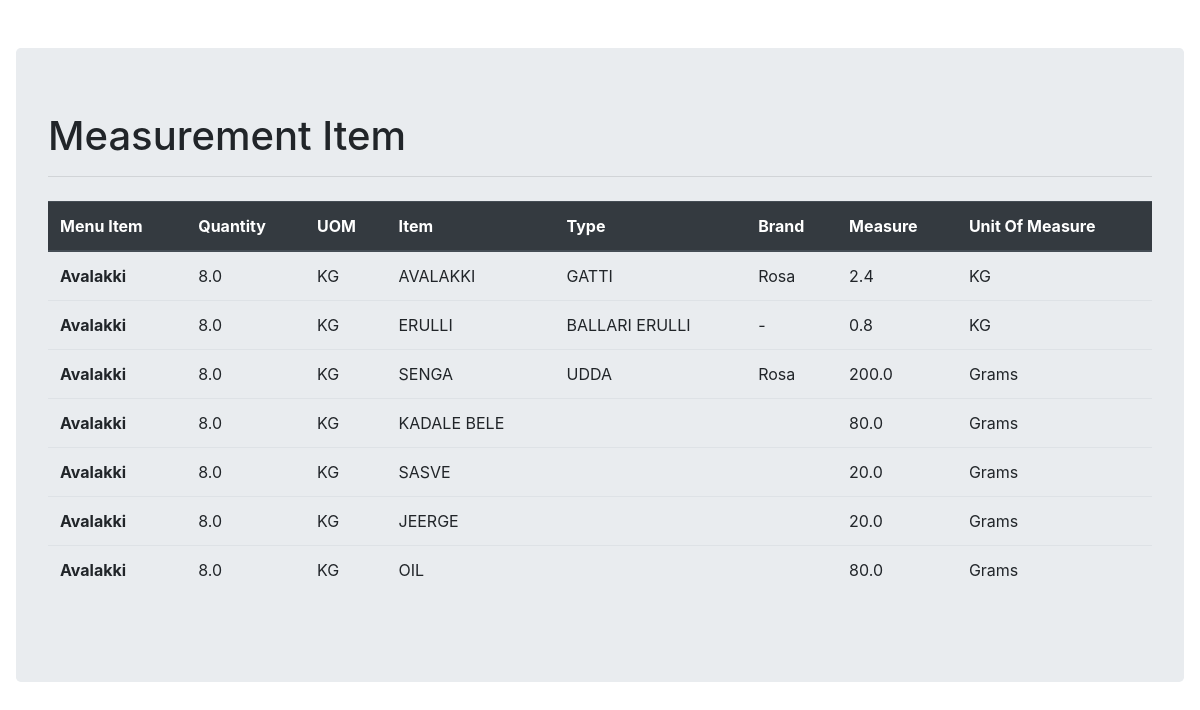
The app's page /MenuSelection/measurement_items/Avalakki with its own data.
### MenuSelection/models.py (models this page shows)
class MenuMaster(models.Model):
    TYPE_CHOICES  =  (('BREAKFAST','BREAKFAST'),('LUNCH','LUNCH'),
                       ('EVENING SNACKS & DINNER','EVENING SNACKS & DINNER'),('SPECIAL ITEMS','SPECIAL ITEMS'))
    item_name   =   models.CharField(max_length = 100,primary_key = True)
    image       =   models.ImageField(blank = True,upload_to = "item")
    type        =   models.CharField(max_length = 30,choices = TYPE_CHOICES)

class MenuSelection(models.Model):
    DAY_CHOICES   =   (('MONDAY','MONDAY'),('TUESDAY','TUESDAY'),('WEDNESDAY','WEDNESDAY'),('THURSDAY','THRUSDAY'),
                     ('FRIDAY','FRIDAY'),('SATURDAY','SATURDAY'),('SUNDAY','SUNDAY'))
    day           =    models.CharField(max_length = 10,choices = DAY_CHOICES)
    item_name     =    models.ForeignKey(MenuMaster,on_delete = models.CASCADE)
    quantity      =    models.FloatField()
    quantiy_of_measurement = models.CharField(max_length = 10)

class ReceipeMaster(models.Model):
    menu_item        =    models.ForeignKey(MenuMaster,on_delete = models.CASCADE)
    base_quantity    =    models.FloatField()
    base_uom         =    models.CharField(max_length = 10)
    item             =    models.CharField(max_length = 30)
    type             =    models.CharField(max_length = 30,blank = True)
    brand            =    models.CharField(max_length = 20,blank = True)
    measure          =    models.FloatField()
    unit_of_measure  =    models.CharField(max_length = 10,)
    factor           =    models.FloatField()

### MenuSelection/views.py (the view)
# urls.py: path('measurement_items/<menu_item>', views.measurement_items),
def measurement_items(request,menu_item):
    menu_item1  = MenuSelection.objects.get(item_name = menu_item)
    menu_item2  = ReceipeMaster.objects.filter(menu_item__exact = menu_item)
    menu_item   = menu_item1.item_name.item_name
    quantity    = menu_item1.quantity
    string = ''
    for item in menu_item2:
        item.measure  = item.factor * quantity
        if item.measure < 0.89:
            if item.unit_of_measure.lower() == 'grams':
                item.measure = item.measure * 1000
        string = str(item.measure)
        find = string.find('.')
        string = string[:find + 3]
        item.measure = float(string)
    return render(request,'MenuSelection/measurement_items.html',{'menu_item':menu_item,'menu_item1':menu_item1,'menu_item2':menu_item2})

### templates/MenuSelection/measurement_items.html (shortened to what this page needs)
<!DOCTYPE html>
<html lang="en" dir="ltr">
  <head>
    <link rel="stylesheet" href="https://stackpath.bootstrapcdn.com/bootstrap/4.3.1/css/bootstrap.min.css">
  </head>
  <body>
    <div class="jumbotron mx-3 my-5">
    <h1>Measurement Item</h1><hr>
    <table class="table my-4">
      <thead class="thead-dark">
        <tr>
          <th scope="col">Menu Item</th>
          <th scope="col">Quantity</th>
          <th scope="col">UOM</th>
          <th scope="col">Item</th>
          <th scope="col">Type</th>
          <th scope="col">Brand</th>
          <th scope="col">Measure</th>
          <th scope="col">Unit Of Measure</th>
        </tr>
      </thead>
      <tbody>
          {% for i in menu_item2%}
            <tr>
              <th scope="row">{{menu_item}}</th>
              <td>{{menu_item1.quantity}}</td>
              <td>{{menu_item1.quantiy_of_measurement|upper}}</td>
              <td>{{i.item|upper}}</td>
              <td>{{i.type|upper}}</td>
              <td>{{i.brand}}</td>
              <td>{{i.measure}}</td>
              <td>{{i.unit_of_measure}}</td>
            </tr>
          {% endfor %}
      </tbody>
    </table>
    </div>
  </body>
</html>

### records on screen
ReceipeMaster: item "AVALAKKI", type "GATTI", brand "Rosa", measure "2.4", unit_of_measure "KG"
MenuMaster: item_name "Avalakki"
MenuSelection: quantity "8.0", quantiy_of_measurement "KG"
ReceipeMaster: item "ERULLI", type "BALLARI ERULLI", brand "-", measure "0.8", unit_of_measure "KG"
ReceipeMaster: item "SENGA", type "UDDA", brand "Rosa", measure "200.0", unit_of_measure "Grams"
ReceipeMaster: item "KADALE BELE", measure "80.0", unit_of_measure "Grams"
ReceipeMaster: item "SASVE", measure "20.0", unit_of_measure "Grams"
ReceipeMaster: item "JEERGE", measure "20.0", unit_of_measure "Grams"
ReceipeMaster: item "OIL", measure "80.0", unit_of_measure "Grams"
